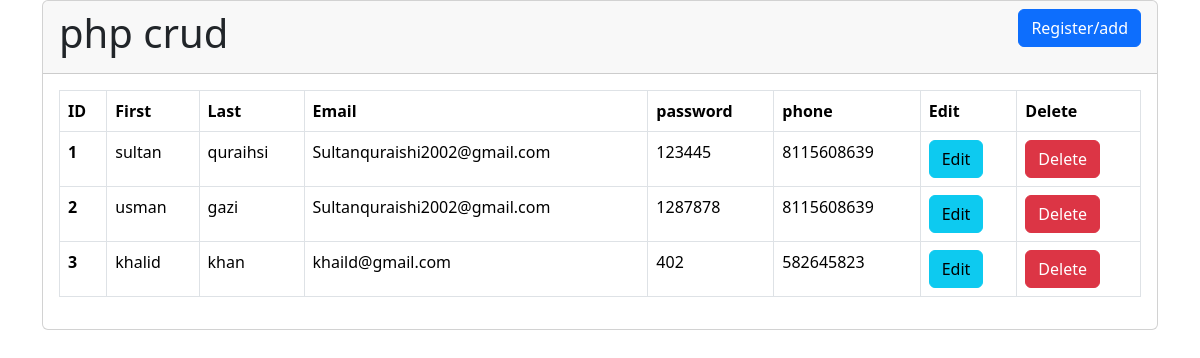
The page / on the database its author committed.
### tables this page shows
CREATE TABLE `register` (
  `id` int(11) NOT NULL,
  `fname` varchar(255) NOT NULL,
  `lname` varchar(255) NOT NULL,
  `email` varchar(255) NOT NULL,
  `password` varchar(255) NOT NULL,
  `phone` varchar(255) NOT NULL
);

### index.php (the view, shortened to what this page needs)
<?php include ('includes/header.php')?>
<?php   include ('db.php'); ?>
    <div class="container">
        <div class="row">
            <div class="col-md-12">
                <div class="card">
                    <div class="card-header">
                    <h1>php crud
                        <a href="register.php" class="btn btn-primary float-end"> Register/add</a>
                    </h1>
                    </div>
                    <div class="card-body">
                        <?php
                        $register = "SELECT * FROM register";
                        $register_run = mysqli_query($conn, $register);
                        if(mysqli_num_rows($register_run) > 0)
                        {
                        ?>
                    <div class="table-responsive">
                    <table class="table table-bordered">
                         <thead>
                             <tr>
                             <th scope="col">ID</th>
                             <th scope="col">First</th>
                             <th scope="col">Last</th>
                             <th scope="col">Email</th>
                             <th scope="col">password</th>
                             <th scope="col">phone</th>
                             <th scope="col">Edit</th>
                             <th scope="col">Delete</th>
                             </tr>
                         </thead>
                         <tbody>
                             <?php
                              while($reg_row = mysqli_fetch_array($register_run ))
                              {
                             ?>
                             <tr>
                             <th><?php echo $reg_row['id'] ?></th>
                             <td><?php echo $reg_row['fname']; ?></td>
                             <td><?php echo $reg_row['lname'];?></td>
                             <td><?php echo $reg_row['email']; ?></td>
                             <td><?php echo $reg_row['password']; ?></td>
                          <td><?php echo $reg_row['phone']; ?></td>
                             <td>
                                 <a href="register-edit.php?id=<?php echo $reg_row['id'] ?>" class="btn btn-info">Edit</a>
                             </td>
                             <td>
                                 <form action="code.php" method="POST">
                                     <button type="submit" name="register_delete_btn" class="btn btn-danger" >Delete</button>
                                 </form>
                             </td>
                             </tr>
                             <?php  } ?>
                         </tbody>
                         </table>
                         <?php
                         }else{
                             echo "no record Found";
                         }
                         ?>
                     </div>
                    </div>
                </div>
            </div>
        </div>
    </div>
<?php include('includes/footer.php'); ?>
 <?php include ('includes/footer.php')?>

### includes/header.php (shortened to what this page needs)
<!doctype html>
<html lang="en">
  <head>
    <link href="https://cdn.jsdelivr.net/npm/bootstrap@5.3.3/dist/css/bootstrap.min.css" rel="stylesheet">
  </head>
  <body>

### includes/footer.php (shortened to what this page needs)
  </body>
</html>

### rows shown on the page
register: id "1", fname "sultan", lname "quraihsi", email "Sultanquraishi2002@gmail.com", password "123445", phone "8115608639"
register: id "2", fname "usman", lname "gazi", email "Sultanquraishi2002@gmail.com", password "1287878", phone "8115608639"
register: id "3", fname "khalid", lname "khan", email "khaild@gmail.com", password "402", phone "582645823"
